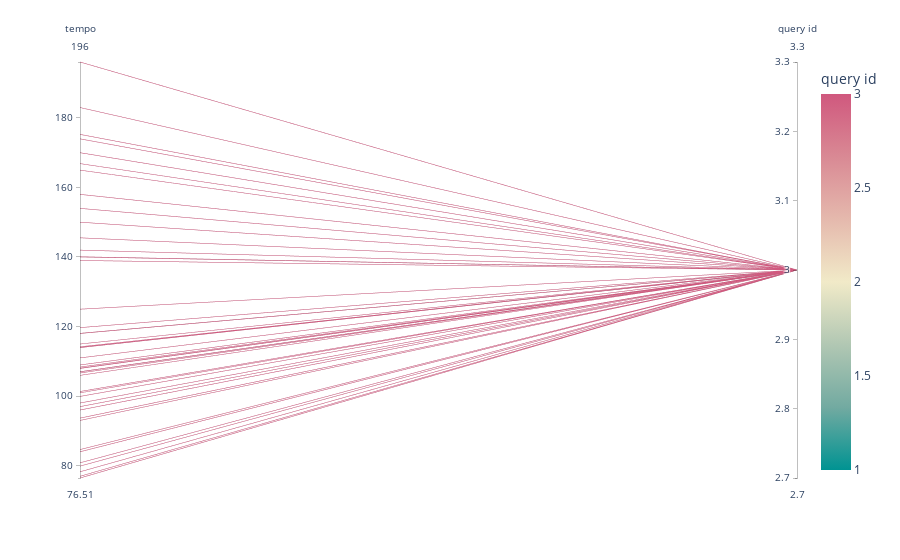

Notebook code cell kept with this figure:
### Code cell
#df['id']
parallel_coordinates_plot(df, ["Top 50 USA"], ["tempo","mode", "id"])

### Figure 1 — Plotly figure (JSON) as saved in the notebook; plotly's stock layout.template omitted (floating-point values rounded to 4 significant figures)
{"data": [{"dimensions": [{"label": "tempo", "values": [77.01, 140.0, 158.0, 101.4, 154.0, 175.2, 93.05, 96.03, 114.0, 166.8, 150.0, 118.0, 170.0, 108.0, 196, 99.95, 111.0, 119.7, 101.0, 98.05, 118.1, 93.71, 114.0, 125.0, 106.0, 164.9, 97.01, 78.29, 139.0, 80.87, 182.9, 142.0, 140.0, 84.04, 84.67, 79.93, 145.5, 108.1, 107.0, 114.2, 106.7, 109.0, 76.51, 107.0, 115.0, 173.9, 108.4]}, {"label": "query id", "values": [3, 3, 3, 3, 3, 3, 3, 3, 3, 3, 3, 3, 3, 3, 3, 3, 3, 3, 3, 3, 3, 3, 3, 3, 3, 3, 3, 3, 3, 3, 3, 3, 3, 3, 3, 3, 3, 3, 3, 3, 3, 3, 3, 3, 3, 3, 3]}], "domain": {"x": [0, 1], "y": [0, 1]}, "line": {"color": [3, 3, 3, 3, 3, 3, 3, 3, 3, 3, 3, 3, 3, 3, 3, 3, 3, 3, 3, 3, 3, 3, 3, 3, 3, 3, 3, 3, 3, 3, 3, 3, 3, 3, 3, 3, 3, 3, 3, 3, 3, 3, 3, 3, 3, 3, 3], "coloraxis": "coloraxis"}, "name": "", "type": "parcoords"}], "layout": {"coloraxis": {"cmid": 2, "colorbar": {"title": {"text": "query id"}}, "colorscale": [[0, "rgb(0, 147, 146)"], [0.1667, "rgb(114, 170, 161)"], [0.3333, "rgb(177, 199, 179)"], [0.5, "rgb(241, 234, 200)"], [0.6667, "rgb(229, 185, 173)"], [0.8333, "rgb(217, 137, 148)"], [1, "rgb(208, 88, 126)"]]}, "legend": {"tracegroupgap": 0}, "margin": {"t": 60}}}
